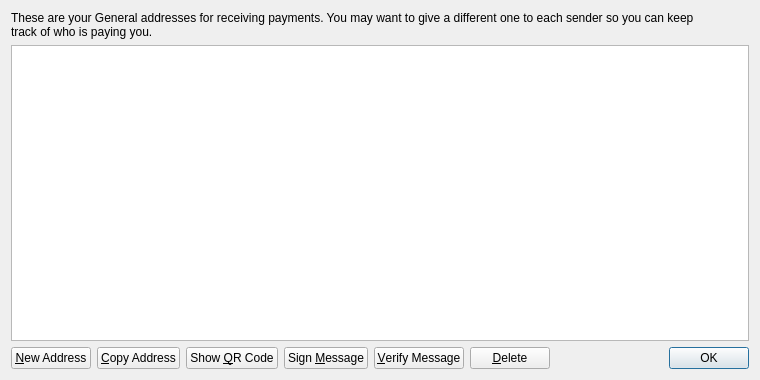
<?xml version="1.0" encoding="UTF-8"?>
<ui version="4.0">
 <class>AddressBookPage</class>
 <widget class="QWidget" name="AddressBookPage">
  <property name="geometry">
   <rect>
    <x>0</x>
    <y>0</y>
    <width>760</width>
    <height>380</height>
   </rect>
  </property>
  <property name="windowTitle">
   <string>Address Book</string>
  </property>
  <layout class="QVBoxLayout" name="verticalLayout">
   <item>
    <widget class="QLabel" name="labelExplanation">
     <property name="text">
      <string>These are your General addresses for receiving payments. You may want to give a different one to each sender so you can keep 
track of who is paying you.</string>
     </property>
     <property name="textFormat">
      <enum>Qt::PlainText</enum>
     </property>
     <property name="wordWrap">
      <bool>true</bool>
     </property>
    </widget>
   </item>
   <item>
    <widget class="QTableView" name="tableView">
     <property name="contextMenuPolicy">
      <enum>Qt::CustomContextMenu</enum>
     </property>
     <property name="toolTip">
      <string>Double-click to edit address or label</string>
     </property>
     <property name="tabKeyNavigation">
      <bool>false</bool>
     </property>
     <property name="alternatingRowColors">
      <bool>true</bool>
     </property>
     <property name="selectionMode">
      <enum>QAbstractItemView::SingleSelection</enum>
     </property>
     <property name="selectionBehavior">
      <enum>QAbstractItemView::SelectRows</enum>
     </property>
     <property name="sortingEnabled">
      <bool>true</bool>
     </property>
     <attribute name="verticalHeaderVisible">
      <bool>false</bool>
     </attribute>
    </widget>
   </item>
   <item>
    <layout class="QHBoxLayout" name="horizontalLayout">
     <item>
      <widget class="QPushButton" name="newAddressButton">
       <property name="toolTip">
        <string>Create a new address</string>
       </property>
       <property name="text">
        <string>&amp;New Address</string>
       </property>
       <property name="icon">
        <iconset resource="../bitcoin.qrc">
         <normaloff>:/icons/add</normaloff>:/icons/add</iconset>
       </property>
      </widget>
     </item>
     <item>
      <widget class="QPushButton" name="copyToClipboard">
       <property name="toolTip">
        <string>Copy the currently selected address to the system clipboard</string>
       </property>
       <property name="text">
        <string>&amp;Copy Address</string>
       </property>
       <property name="icon">
        <iconset resource="../bitcoin.qrc">
         <normaloff>:/icons/editcopy</normaloff>:/icons/editcopy</iconset>
       </property>
      </widget>
     </item>
     <item>
      <widget class="QPushButton" name="showQRCode">
       <property name="text">
        <string>Show &amp;QR Code</string>
       </property>
       <property name="icon">
        <iconset resource="../bitcoin.qrc">
         <normaloff>:/icons/qrcode</normaloff>:/icons/qrcode</iconset>
       </property>
      </widget>
     </item>
     <item>
      <widget class="QPushButton" name="signMessage">
       <property name="toolTip">
        <string>Sign a message to prove you own a General address</string>
       </property>
       <property name="text">
        <string>Sign &amp;Message</string>
       </property>
       <property name="icon">
        <iconset resource="../bitcoin.qrc">
         <normaloff>:/icons/edit</normaloff>:/icons/edit</iconset>
       </property>
      </widget>
     </item>
     <item>
      <widget class="QPushButton" name="verifyMessage">
       <property name="toolTip">
        <string>Verify a message to ensure it was signed with a specified General address</string>
       </property>
       <property name="text">
        <string>&amp;Verify Message</string>
       </property>
       <property name="icon">
        <iconset resource="../bitcoin.qrc">
         <normaloff>:/icons/transaction_0</normaloff>:/icons/transaction_0</iconset>
       </property>
      </widget>
     </item>
     <item>
      <widget class="QPushButton" name="deleteButton">
       <property name="toolTip">
        <string>Delete the currently selected address from the list</string>
       </property>
       <property name="text">
        <string>&amp;Delete</string>
       </property>
       <property name="icon">
        <iconset resource="../bitcoin.qrc">
         <normaloff>:/icons/remove</normaloff>:/icons/remove</iconset>
       </property>
      </widget>
     </item>
     <item>
      <spacer name="horizontalSpacer">
       <property name="orientation">
        <enum>Qt::Horizontal</enum>
       </property>
       <property name="sizeHint" stdset="0">
        <size>
         <width>40</width>
         <height>20</height>
        </size>
       </property>
      </spacer>
     </item>
     <item>
      <widget class="QDialogButtonBox" name="buttonBox">
       <property name="sizePolicy">
        <sizepolicy hsizetype="Maximum" vsizetype="Fixed">
         <horstretch>0</horstretch>
         <verstretch>0</verstretch>
        </sizepolicy>
       </property>
       <property name="standardButtons">
        <set>QDialogButtonBox::Ok</set>
       </property>
      </widget>
     </item>
    </layout>
   </item>
  </layout>
 </widget>
 <resources>
  <include location="../bitcoin.qrc"/>
 </resources>
 <connections/>
</ui>
